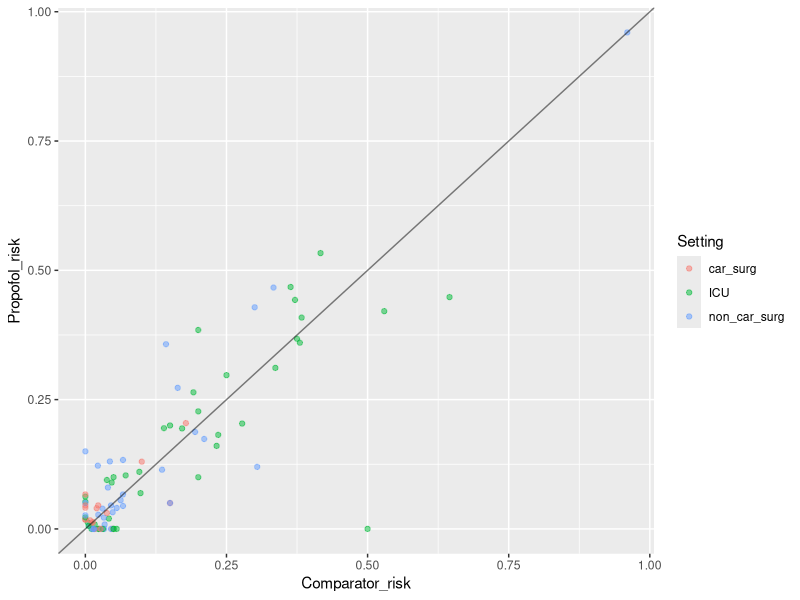
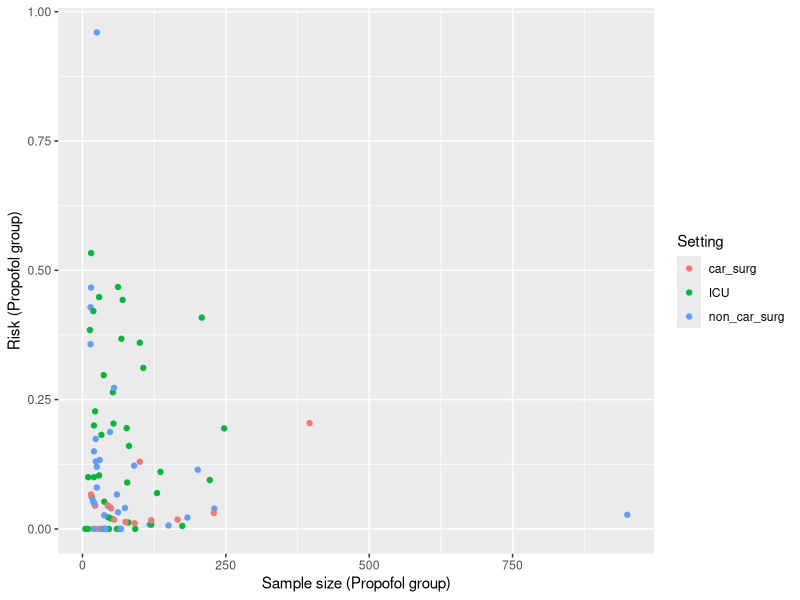
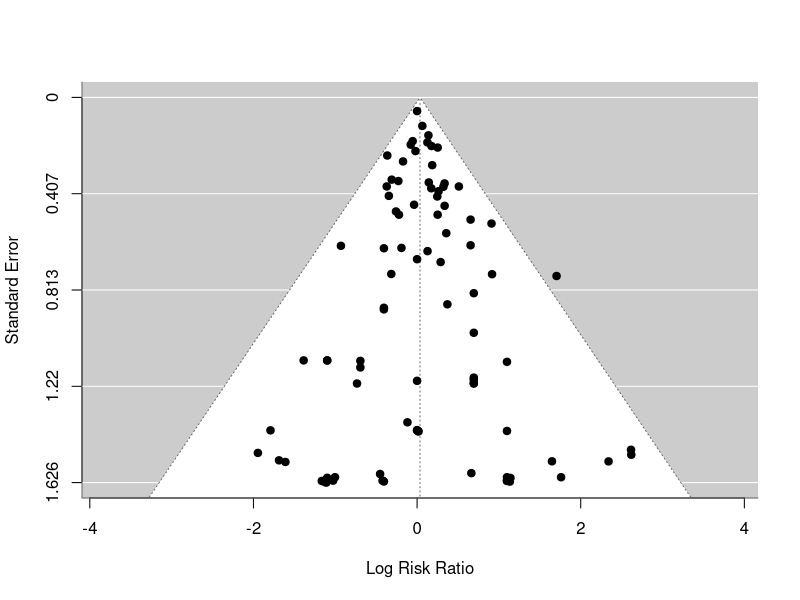

Generate these figures, in order, with R:
## ---- chunk 1
knitr::opts_chunk$set(echo = TRUE)
library(metafor)
library(emmeans)
library(ggplot2)
## ---- chunk 2

##propofol_data <- read.csv("propofol_metaanalysis_data.csv")
propofol_data <- read.csv("propofol_metaanalysis_data2.csv")
#propofol_data <- read.csv("propofol_metaanalysis_data3.csv")


#propofol_data <- propofol_data[-236,]
#uncomment above to remove Wu ZF 2019, 23/24 deaths in both groups

propofol_data$Propofol_risk <- propofol_data$Propofol_Events/propofol_data$Propofol_Total
propofol_data$Comparator_risk <- propofol_data$Comparator_Events/propofol_data$Comparator_Total

##All the data
propofol_es <- escalc(measure="RR",data=propofol_data,
                      ai=Propofol_Events,
                      n1i=Propofol_Total,
                      ci=Comparator_Events,
                      n2i=Comparator_Total)

##Do not estimate RR for studies with a zero count; 
##(method used in Kotani et al)
propofol_es_NAs <- escalc(measure="RR",data=propofol_data,drop00 = T,
                      ai=Propofol_Events,
                      n1i=Propofol_Total,
                      ci=Comparator_Events,
                      n2i=Comparator_Total)

##Clear out the studies with zero count
##This is used for the plots below
propofol_rm_NA <- subset(propofol_es_NAs,propofol_es_NAs$yi!="NA")
## ---- chunk 3


ggplot(propofol_rm_NA,aes(x=Comparator_risk,y=Propofol_risk,col=Setting)) +
  geom_point(alpha=0.5) +
  geom_abline(slope=1,intercept=0,alpha=0.5)
## ---- chunk 4

ggplot(propofol_rm_NA,aes(x=Propofol_Total,y=Propofol_risk,col=Setting)) +
  geom_point()+
  labs(y="Risk (Propofol group)",x="Sample size (Propofol group)")
## ---- chunk 5
propofol_risk_only <- escalc(measure="PR",data=propofol_data,
                             xi=Propofol_Events,
                             ni=Propofol_Total)

model0 <- rma(yi,vi,data=propofol_risk_only)
model0
## ---- chunk 6
model1 <- rma(yi,vi,data=propofol_rm_NA)
model1
## ---- chunk 7
model2 <- rma.mh(data=propofol_rm_NA,
                 ai=Propofol_Events,
                 n1i=Propofol_Total,
                 ci=Comparator_Events,
                 n2i=Comparator_Total)
model2
## ---- chunk 8

model3 <- rma(yi,vi,data=propofol_rm_NA,method="EE")
model3
## ---- chunk 9
propofol_rm_NA$Setting <- as.factor(propofol_rm_NA$Setting)
model4 <- rma(measure="RR",yi,vi,data=propofol_rm_NA,method="REML",
              mods = ~ Setting)
model4
## ---- chunk 10
car_surg_est <- predict(model4,newmods=c(0,0),transf=exp,digits=2)
ICU_est <- predict(model4,newmods=c(1,0),transf=exp,digits=2)
non_car_surg_est <- predict(model4,newmods=c(0,1),transf=exp,digits=2)

estimates_by_setting <-
  rbind(print(car_surg_est),print(ICU_est),print(non_car_surg_est))
## ---- chunk 11
estimates_by_setting
## ---- chunk 12
car_surg_est_log <- predict(model4,newmods=c(0,0),digits=2)
ICU_est_log <- predict(model4,newmods=c(1,0),digits=2)
non_car_surg_est_log <- predict(model4,newmods=c(0,1),digits=2)

log_estimates_by_setting <-
  rbind(print(car_surg_est_log),print(ICU_est_log),print(non_car_surg_est_log))
## ---- chunk 13
log_estimates_by_setting
## ---- chunk 14
propofol_es$Setting <- as.factor(propofol_es$Setting)
model5 <- rma(measure="RR",yi,vi,data=propofol_es,method="REML",
              mods = ~ Setting)
model5
## ---- chunk 15
car_surg_est_zeroes <- predict(model5,newmods=c(0,0),transf=exp,digits=2)
ICU_est_zeroes <- predict(model5,newmods=c(1,0),transf=exp,digits=2)
non_car_surg_est_zeroes <- predict(model5,newmods=c(0,1),transf=exp,digits=2)

estimates_by_setting_zeroes <- rbind(print(car_surg_est_zeroes),print(ICU_est_zeroes),print(non_car_surg_est_zeroes))
estimates_by_setting_zeroes
## ---- chunk 16
estimates_by_setting_zeroes
## ---- chunk 17

funnel(model1)
regtest(model1)

##Not worth printing
#trimfill(model1,side= "right")
#trimfill(model1,side = "left")
